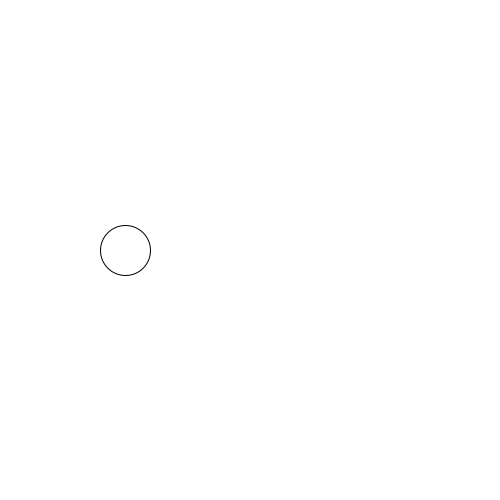
Frame 1 (no input)
Frame 60 (the mouse pressed at the canvas centre just before this capture): identical to frame 1, image omitted
Frame 120 (the mouse held since frame 60 and released just before this capture): identical to frame 1, image omitted

The Processing sketch that drew this single still picture (run headless with seeded random() and noise(); from frame 60 on, the mouse is pressed at the canvas centre):

// Processing sketch: sketch_161014a
// ── sketch_161014a.pde
int x;
int y;
int dx = 1;
int dy = 4;

void setup() {
  size(500, 500);
  x = width/4;
  y = height/2;
}

void draw() {
  background (255);
  ellipse(x, y, 50, 50);

  if (keyPressed == true) {
    if (key =='d') {
      x = x + dx;
      y = y + dy;
      println("x = ", x, "y = ", y);
    }
  }
  if (x > width -25) {
    dx = dx * -1;
  }
  if (x < 25) {
    dx = dx * -1;
  }
  if (y > height-25) {
    dy = dy *-1;
  }
  if (y < 25) {
    dy = dy * -1;
  }
}
